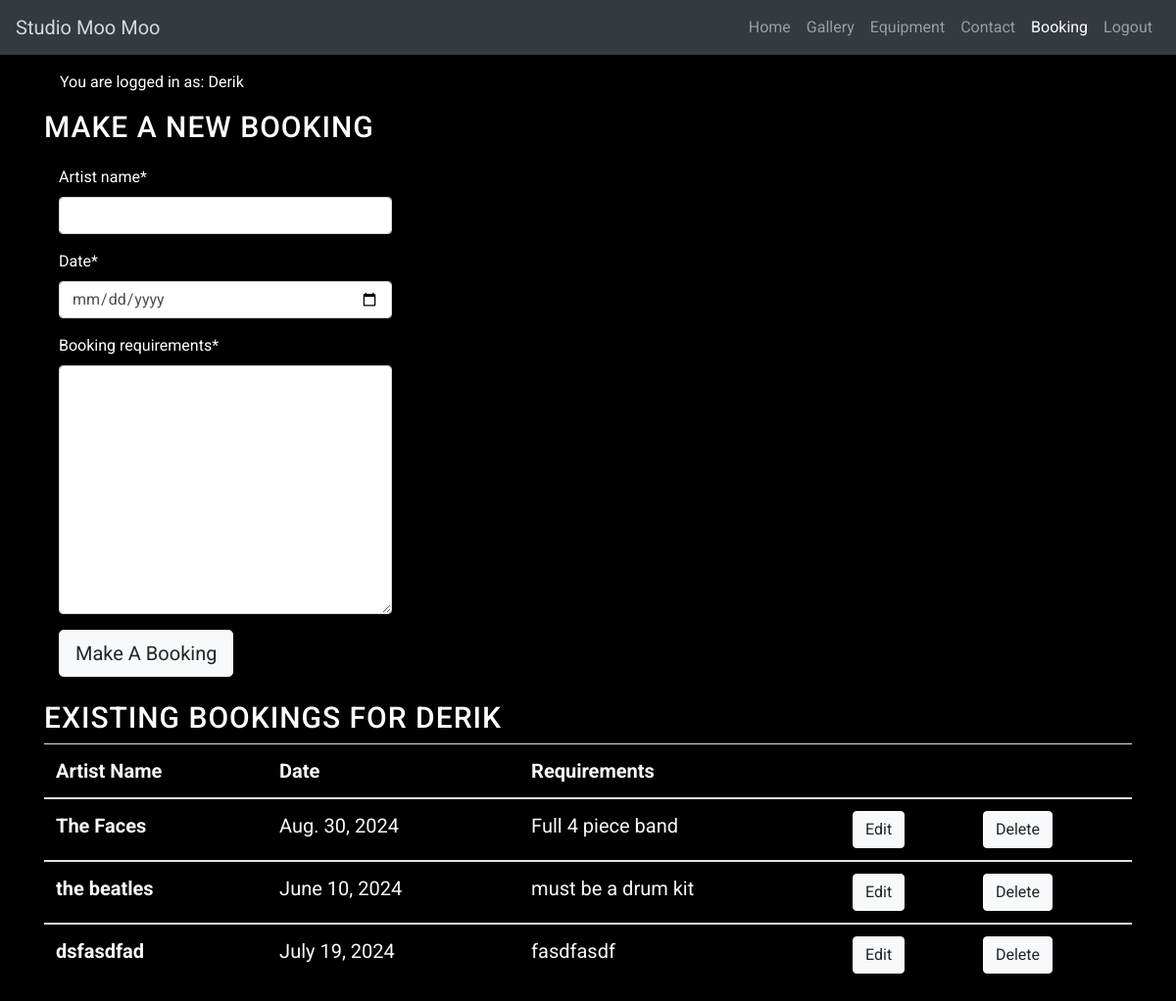
Screenshot of /my_bookings/ (signed in) with the database file from the repository.
### booking/models.py (models this page shows, shortened)
class Booking(models.Model):
    user = models.ForeignKey(User, on_delete=models.CASCADE)
    artist_name = models.CharField(max_length=30)
    date = models.DateField()
    booking_requirements = models.CharField(max_length=700)

### booking/views.py (the view)
# urls.py: path('my_bookings/', views.my_bookings, name='my_bookings'),
def my_bookings(request):
    bookings = Booking.objects.filter(user=request.user)
    booking_form = BookingForm()
    if request.method == "POST":
        booking_form = BookingForm(data=request.POST)
        if booking_form.is_valid():
            booking = booking_form.save(commit=False)
            booking.user = request.user
            booking.save()
    return render(
        request,
        "booking/booking_list.html",
        {
            'booking_form' : booking_form,
            'bookings': bookings,
        },
    )

### booking/forms.py
class BookingForm(forms.ModelForm):
    class Meta:
        model = Booking
        fields = ('artist_name','date','booking_requirements')
        widgets = {
            'nrtist_name': forms.Textarea(attrs={'cols': 60, 'rows': 1}),
            'date': forms.TextInput(attrs={'type': 'date'}),
            'booking_requirements': forms.Textarea()
        }

### booking/templates/booking/booking_list.html (shortened to what this page needs)
{% extends "base.html" %} {% block title %} Studio Moo Moo {% endblock %}
{% load static %}
{% load crispy_forms_tags %}
{% block content %}
<body>
    <main class="flex-shrink-0 main-bg">
        {% if user.is_authenticated %}
        <p class="text-end m-3">You are logged in as: {{ user }}</p>
        {% else %}
        <p class="text-end m-3">You are not logged in</p>
        {% endif %}
    <div>
        <h1>Make a new Booking</h1>
        <div class="col-md-4 mb-4 mt-3">
          <div>
            {% if user.is_authenticated %}
            <form id="bookingForm" method="post"
              style="margin-top: 1.3em;">
              {{ booking_form | crispy }}
              <button id="BookingButton" type="submit"
                class="btn btn-lg btn-light">Make A Booking</button>
            </form>
            {% else %}
            <p>Log in to make a booking</p>
            {% endif %}
          </div>
        </div>
    </div>
    <div>
        <h1>Existing bookings for {{ user }}</h1>
    </div>
    <table class="table">
        <thead>
          <tr>
            <th scope="col">Artist Name</th>
            <th scope="col">Date</th>
            <th scope="col">Requirements</th>
            <th></th>
            <th></th>
          </tr>
        </thead>
        {% for booking in bookings %}
        <tbody>
          <tr>
            <th scope="row">{{ booking.artist_name }}</th>
            <td>{{ booking.date }}</td>
            <td>{{ booking.booking_requirements }}</td>
            {% if user.is_authenticated %}
            <td>
              <a class="btn btn-light btn-edit" href="{% url 'edit_booking' booking.pk%}">Edit</a>
            <td>
              <a class="btn btn-light btn-edit" href="{% url 'delete_booking' booking.pk%}">Delete</a></td>
            {% endif %}</td>
          </tr>
        {% endfor %}
        </tbody>
      </table>
    </div>
</body>
</html>
{% endblock %}

### static/css/style.css (style rules this page uses)
body { min-height: 100vh; display: flex; flex-direction: column; background-color: #000000; color: #ffffff; font-family: 'roboto', Lucida Sans, monospace; }
h1, h2 { font-family: 'roboto', 'Lucida Sans'; font-size: 30px; color: #ffffff; text-transform: uppercase; letter-spacing: 1px; }
.table { font-family: 'roboto', 'Lucida Sans'; font-size: 20px; color: #fafafa; }

### rows the page displays
Booking: artist_name "The Faces", date "Aug. 30, 2024", booking_requirements "Full 4 piece band"
Booking: artist_name "the beatles", date "June 10, 2024", booking_requirements "must be a drum kit"
Booking: artist_name "dsfasdfad", date "July 19, 2024", booking_requirements "fasdfasdf"

### other values shown
{{ user }} "Derik"
{{ user }} "DERIK"
